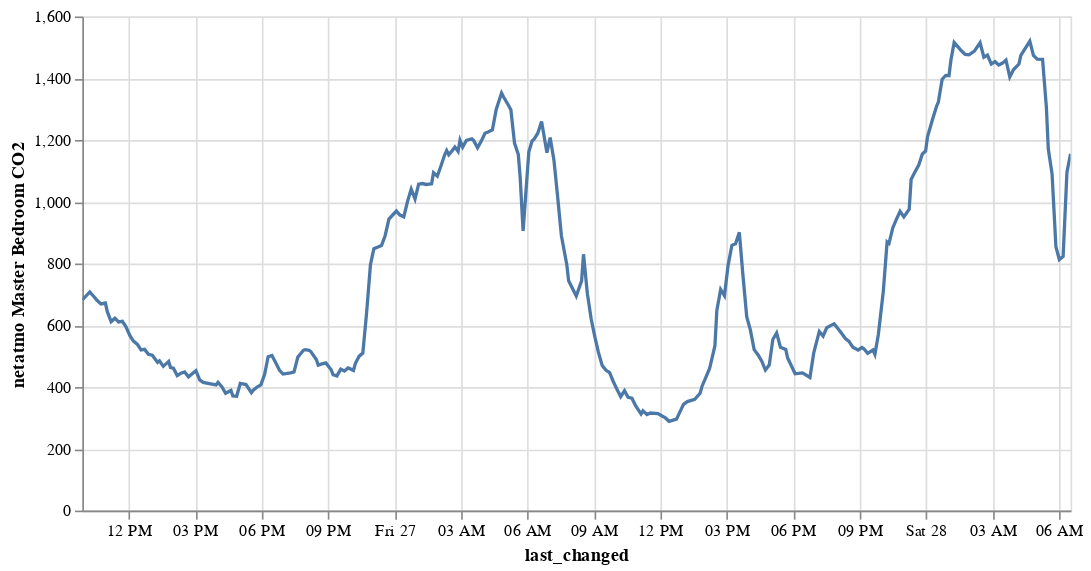

The cell this chart's notebook holds for it:
### Code cell
alt.Chart(data).mark_line().encode(
    x='last_changed',
    y=alt.Y('state', title=data.iloc[0]['friendly_name']),
  #  color='entity_name',
    tooltip=['entity_name', 'state', 'last_changed']
).properties(
    width=600,
    height=300
).interactive()

### Figure 1 — Vega-Lite specification as saved in the notebook (floating-point values rounded to 4 significant figures; data arrays with more than 128 entries replaced by an {"elided": "..."} marker saying what was removed)
{"$schema": "https://vega.github.io/schema/vega-lite/v3.4.0.json", "config": {"mark": {"tooltip": null}, "view": {"height": 300, "width": 400}}, "data": {"name": "data-c450160a95ebbe8770927b3639ee9fe7"}, "datasets": {"data-c450160a95ebbe8770927b3639ee9fe7": {"elided": "255 records"}}, "encoding": {"tooltip": [{"field": "entity_name", "type": "nominal"}, {"field": "state", "type": "quantitative"}, {"field": "last_changed", "type": "temporal"}], "x": {"field": "last_changed", "type": "temporal"}, "y": {"field": "state", "title": "netatmo Master Bedroom CO2", "type": "quantitative"}}, "height": 300, "mark": "line", "selection": {"selector006": {"bind": "scales", "encodings": ["x", "y"], "type": "interval"}}, "width": 600}
